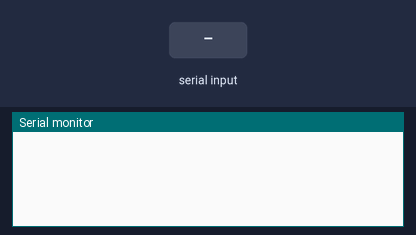
A sketch run on a simulated Arduino Uno, built with avr-gcc and run on an emulated ATmega328P. Shown: the last lines printed to the serial monitor. The test bench sets the inputs (shaded band).

Above: at 1.2 s.
1.3 s: "90,45\n" received over Serial
At 2.5 s:
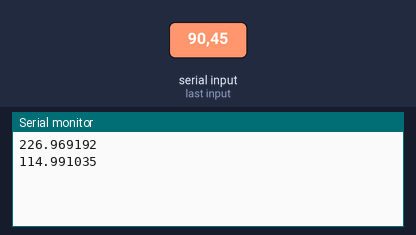
2.8 s: "30,150\n" received over Serial
At 3.7 s:
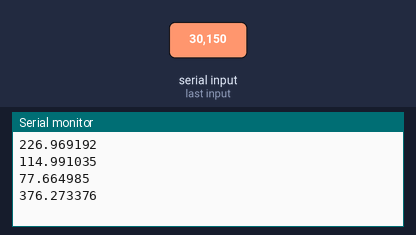
Timing chart, 0 to 5.8 s (numbered marks = the images above; inputs shaded):
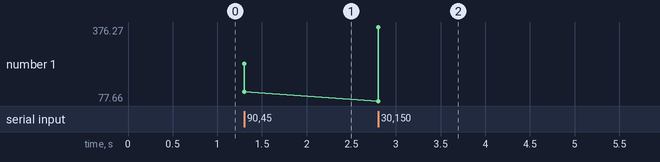

The sketch:

sketch_aug17a.ino
```cpp
#include "LinearRegressionModel.h"

void setup() {
    Serial.begin(115200);
    while (!Serial);
}

void loop() {
    if (Serial.available() > 0) {
        float x_val = Serial.parseFloat();

        // Clear any leftover newline or carriage return characters
        while (Serial.available() > 0) {
            Serial.read();
        }

        float input[1] = {x_val};
        float y_pred = linReg.predict(input);

        // Send hardware prediction back to Python
        Serial.println(y_pred, 6);
    }
}
```

LinearRegressionModel.h
```cpp
#ifndef LINEAR_REGRESSION_MODEL_H
#define LINEAR_REGRESSION_MODEL_H

class LinearRegressionModel {
public:
    const float slope = 2.48840332f;
    const float intercept = 3.01288862f;

    float predict(float *x) {
        return (slope * x[0]) + intercept;
    }
};

LinearRegressionModel linReg;

#endif
```

Measured:
- after the input at 1.3 s, the serial monitor: prints a new line at once (image 1)
- after the input at 2.8 s, the serial monitor: prints a new line at once (image 2)
- plotted number 1: 114.99 → 376.27 after the input at 2.8 s
